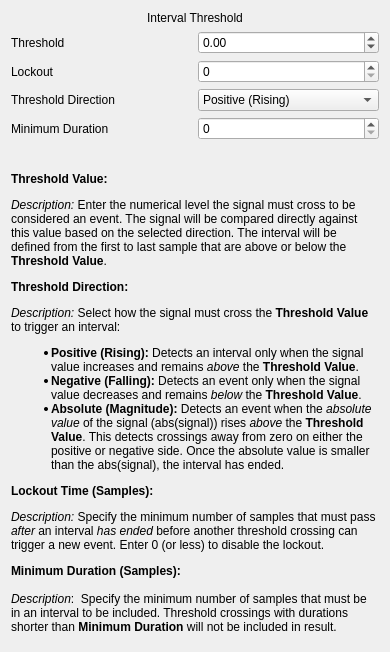
<?xml version="1.0" encoding="UTF-8"?>
<ui version="4.0">
 <class>AnalogIntervalThreshold_Widget</class>
 <widget class="QWidget" name="AnalogIntervalThreshold_Widget">
  <property name="geometry">
   <rect>
    <x>0</x>
    <y>0</y>
    <width>390</width>
    <height>652</height>
   </rect>
  </property>
  <property name="windowTitle">
   <string>Form</string>
  </property>
  <layout class="QVBoxLayout" name="verticalLayout">
   <item>
    <widget class="QLabel" name="label">
     <property name="text">
      <string>Interval Threshold</string>
     </property>
     <property name="alignment">
      <set>Qt::AlignmentFlag::AlignCenter</set>
     </property>
    </widget>
   </item>
   <item>
    <layout class="QHBoxLayout" name="horizontalLayout">
     <item>
      <widget class="QLabel" name="label_2">
       <property name="text">
        <string>Threshold</string>
       </property>
      </widget>
     </item>
     <item>
      <widget class="QDoubleSpinBox" name="threshold_spinbox">
       <property name="minimum">
        <double>-1000000.000000000000000</double>
       </property>
       <property name="maximum">
        <double>1000000.000000000000000</double>
       </property>
      </widget>
     </item>
    </layout>
   </item>
   <item>
    <layout class="QHBoxLayout" name="horizontalLayout_2">
     <item>
      <widget class="QLabel" name="label_3">
       <property name="text">
        <string>Lockout</string>
       </property>
      </widget>
     </item>
     <item>
      <widget class="QSpinBox" name="lockout_spinbox">
       <property name="maximum">
        <number>100000</number>
       </property>
      </widget>
     </item>
    </layout>
   </item>
   <item>
    <layout class="QHBoxLayout" name="horizontalLayout_3">
     <item>
      <widget class="QLabel" name="label_4">
       <property name="text">
        <string>Threshold Direction</string>
       </property>
      </widget>
     </item>
     <item>
      <widget class="QComboBox" name="direction_combobox">
       <item>
        <property name="text">
         <string>Positive (Rising)</string>
        </property>
       </item>
       <item>
        <property name="text">
         <string>Negative (Falling)</string>
        </property>
       </item>
       <item>
        <property name="text">
         <string>Absolute (Magnitude)</string>
        </property>
       </item>
      </widget>
     </item>
    </layout>
   </item>
   <item>
    <layout class="QHBoxLayout" name="horizontalLayout_5">
     <item>
      <widget class="QLabel" name="label_6">
       <property name="text">
        <string>Minimum Duration</string>
       </property>
      </widget>
     </item>
     <item>
      <widget class="QSpinBox" name="min_duration_spinbox"/>
     </item>
    </layout>
   </item>
   <item>
    <layout class="QHBoxLayout" name="horizontalLayout_4">
     <item>
      <widget class="QLabel" name="label_5">
       <property name="text">
        <string>&lt;!DOCTYPE HTML PUBLIC &quot;-//W3C//DTD HTML 4.0//EN&quot; &quot;http://www.w3.org/TR/REC-html40/strict.dtd&quot;&gt;
&lt;html&gt;&lt;head&gt;&lt;meta name=&quot;qrichtext&quot; content=&quot;1&quot; /&gt;&lt;meta charset=&quot;utf-8&quot; /&gt;&lt;style type=&quot;text/css&quot;&gt;
p, li { white-space: pre-wrap; }
hr { height: 1px; border-width: 0; }
li.unchecked::marker { content: &quot;\2610&quot;; }
li.checked::marker { content: &quot;\2612&quot;; }
&lt;/style&gt;&lt;/head&gt;&lt;body style=&quot; font-family:'Segoe UI'; font-size:9pt; font-weight:400; font-style:normal;&quot;&gt;
&lt;p style=&quot; margin-top:0px; margin-bottom:0px; margin-left:0px; margin-right:0px; -qt-block-indent:0; text-indent:0px;&quot;&gt;         &lt;/p&gt;
&lt;p style=&quot; margin-top:12px; margin-bottom:12px; margin-left:0px; margin-right:0px; -qt-block-indent:0; text-indent:0px;&quot;&gt;&lt;span style=&quot; font-weight:700;&quot;&gt;Threshold Value:&lt;/span&gt;         &lt;/p&gt;
&lt;p style=&quot; margin-top:12px; margin-bottom:12px; margin-left:0px; margin-right:0px; -qt-block-indent:0; text-indent:0px;&quot;&gt;&lt;span style=&quot; font-style:italic;&quot;&gt;Description:&lt;/span&gt; Enter the numerical level the signal must cross to be considered an event. The signal will be compared directly against this value based on the selected direction. The interval will be defined from the first to last sample that are above or below the &lt;span style=&quot; font-weight:700;&quot;&gt;Threshold Value&lt;/span&gt;.         &lt;/p&gt;
&lt;p style=&quot; margin-top:12px; margin-bottom:12px; margin-left:0px; margin-right:0px; -qt-block-indent:0; text-indent:0px;&quot;&gt;&lt;span style=&quot; font-weight:700;&quot;&gt;Threshold Direction:&lt;/span&gt;         &lt;/p&gt;
&lt;p style=&quot; margin-top:12px; margin-bottom:12px; margin-left:0px; margin-right:0px; -qt-block-indent:0; text-indent:0px;&quot;&gt;&lt;span style=&quot; font-style:italic;&quot;&gt;Description:&lt;/span&gt; Select how the signal must cross the &lt;span style=&quot; font-weight:700;&quot;&gt;Threshold Value&lt;/span&gt; to trigger an interval:          &lt;/p&gt;
&lt;ul style=&quot;margin-top: 0px; margin-bottom: 0px; margin-left: 0px; margin-right: 0px; -qt-list-indent: 1;&quot;&gt;
&lt;li style=&quot; margin-top:0px; margin-bottom:0px; margin-left:0px; margin-right:0px; -qt-block-indent:0; text-indent:0px;&quot;&gt;&lt;span style=&quot; font-weight:700;&quot;&gt;Positive (Rising):&lt;/span&gt; Detects an interval only when the signal value increases and remains &lt;span style=&quot; font-style:italic;&quot;&gt;above&lt;/span&gt; the &lt;span style=&quot; font-weight:700;&quot;&gt;Threshold Value&lt;/span&gt;.         &lt;/li&gt;
&lt;li style=&quot; margin-top:0px; margin-bottom:0px; margin-left:0px; margin-right:0px; -qt-block-indent:0; text-indent:0px;&quot;&gt;&lt;span style=&quot; font-weight:700;&quot;&gt;Negative (Falling):&lt;/span&gt; Detects an event only when the signal value decreases and remains &lt;span style=&quot; font-style:italic;&quot;&gt;below&lt;/span&gt; the &lt;span style=&quot; font-weight:700;&quot;&gt;Threshold Value&lt;/span&gt;.         &lt;/li&gt;
&lt;li style=&quot; margin-top:0px; margin-bottom:0px; margin-left:0px; margin-right:0px; -qt-block-indent:0; text-indent:0px;&quot;&gt;&lt;span style=&quot; font-weight:700;&quot;&gt;Absolute (Magnitude):&lt;/span&gt; Detects an event when the &lt;span style=&quot; font-style:italic;&quot;&gt;absolute value&lt;/span&gt; of the signal (&lt;span style=&quot; font-family:'Courier New';&quot;&gt;abs(signal)&lt;/span&gt;) rises &lt;span style=&quot; font-style:italic;&quot;&gt;above&lt;/span&gt; the &lt;span style=&quot; font-weight:700;&quot;&gt;Threshold Value&lt;/span&gt;. This detects crossings away from zero on either the positive or negative side. Once the absolute value is smaller than the abs(signal), the interval has ended.         &lt;/li&gt;&lt;/ul&gt;
&lt;p style=&quot; margin-top:12px; margin-bottom:12px; margin-left:0px; margin-right:0px; -qt-block-indent:0; text-indent:0px;&quot;&gt;&lt;span style=&quot; font-weight:700;&quot;&gt;Lockout Time (Samples):&lt;/span&gt;         &lt;/p&gt;
&lt;p style=&quot; margin-top:12px; margin-bottom:12px; margin-left:0px; margin-right:0px; -qt-block-indent:0; text-indent:0px;&quot;&gt;&lt;span style=&quot; font-style:italic;&quot;&gt;Description:&lt;/span&gt; Specify the minimum number of samples that must pass &lt;span style=&quot; font-style:italic;&quot;&gt;after&lt;/span&gt; an interval &lt;span style=&quot; font-style:italic;&quot;&gt;has ended&lt;/span&gt; before another threshold crossing can trigger a new event. Enter &lt;span style=&quot; font-family:'Courier New';&quot;&gt;0&lt;/span&gt; (or less) to disable the lockout.&lt;/p&gt;
&lt;p style=&quot; margin-top:0px; margin-bottom:0px; margin-left:0px; margin-right:0px; -qt-block-indent:0; text-indent:0px;&quot;&gt;&lt;span style=&quot; font-weight:700;&quot;&gt;Minimum Duration (Samples):&lt;/span&gt;&lt;/p&gt;
&lt;p style=&quot;-qt-paragraph-type:empty; margin-top:0px; margin-bottom:0px; margin-left:0px; margin-right:0px; -qt-block-indent:0; text-indent:0px;&quot;&gt;&lt;br /&gt;&lt;/p&gt;
&lt;p style=&quot; margin-top:0px; margin-bottom:0px; margin-left:0px; margin-right:0px; -qt-block-indent:0; text-indent:0px;&quot;&gt;&lt;span style=&quot; font-style:italic;&quot;&gt;Description&lt;/span&gt;:  Specify the minimum number of samples that must be in an interval to be included. Threshold crossings with durations shorter than &lt;span style=&quot; font-weight:700;&quot;&gt;Minimum Duration&lt;/span&gt; will not be included in result.&lt;/p&gt;&lt;/body&gt;&lt;/html&gt;</string>
       </property>
       <property name="scaledContents">
        <bool>false</bool>
       </property>
       <property name="wordWrap">
        <bool>true</bool>
       </property>
      </widget>
     </item>
     <item>
      <spacer name="horizontalSpacer">
       <property name="orientation">
        <enum>Qt::Orientation::Horizontal</enum>
       </property>
       <property name="sizeHint" stdset="0">
        <size>
         <width>40</width>
         <height>20</height>
        </size>
       </property>
      </spacer>
     </item>
    </layout>
   </item>
   <item>
    <spacer name="verticalSpacer">
     <property name="orientation">
      <enum>Qt::Orientation::Vertical</enum>
     </property>
     <property name="sizeHint" stdset="0">
      <size>
       <width>20</width>
       <height>40</height>
      </size>
     </property>
    </spacer>
   </item>
  </layout>
 </widget>
 <resources/>
 <connections/>
</ui>
